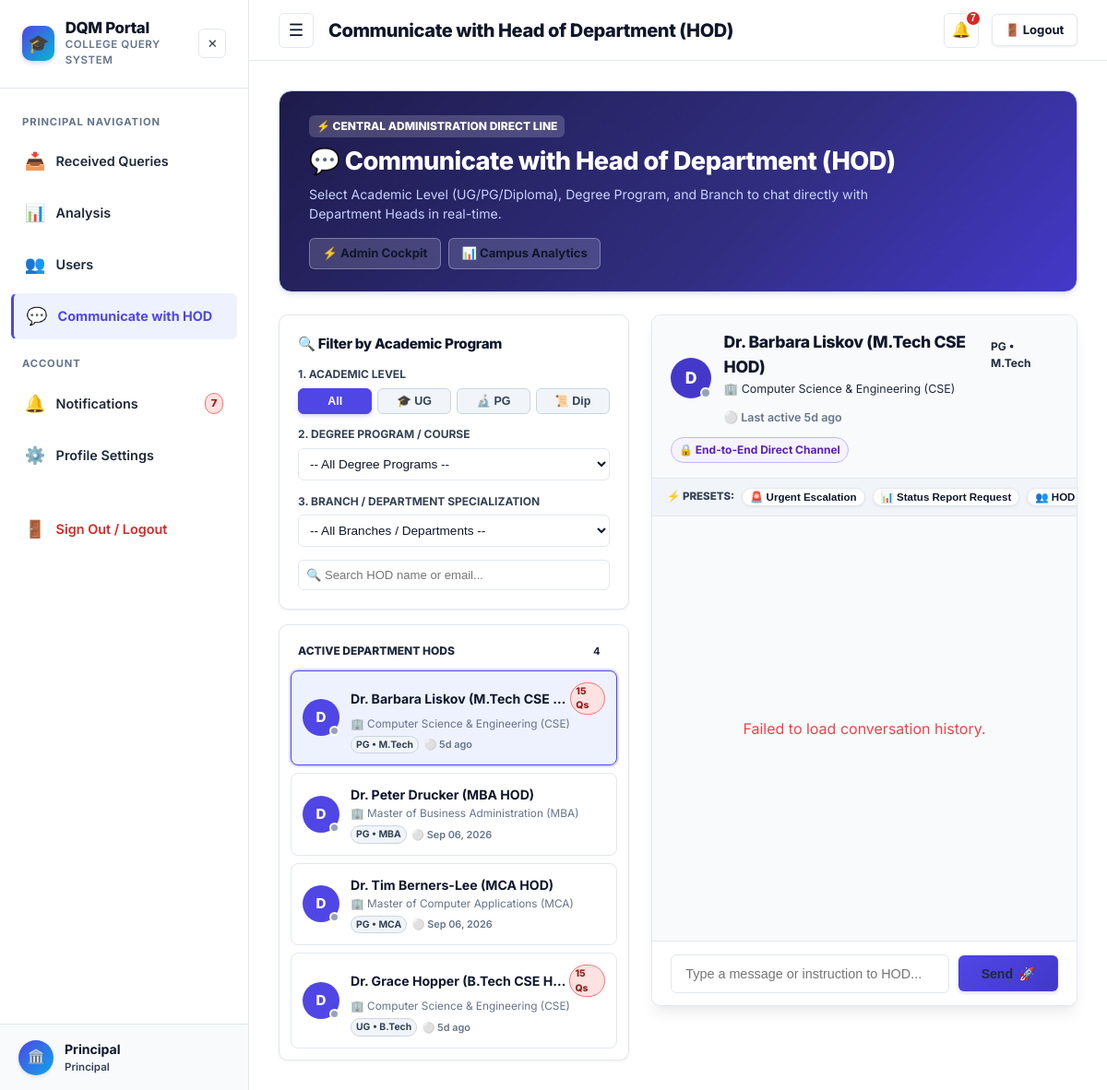
/admin/communicate-hod (signed in), run on an earlier commit of the app's database.
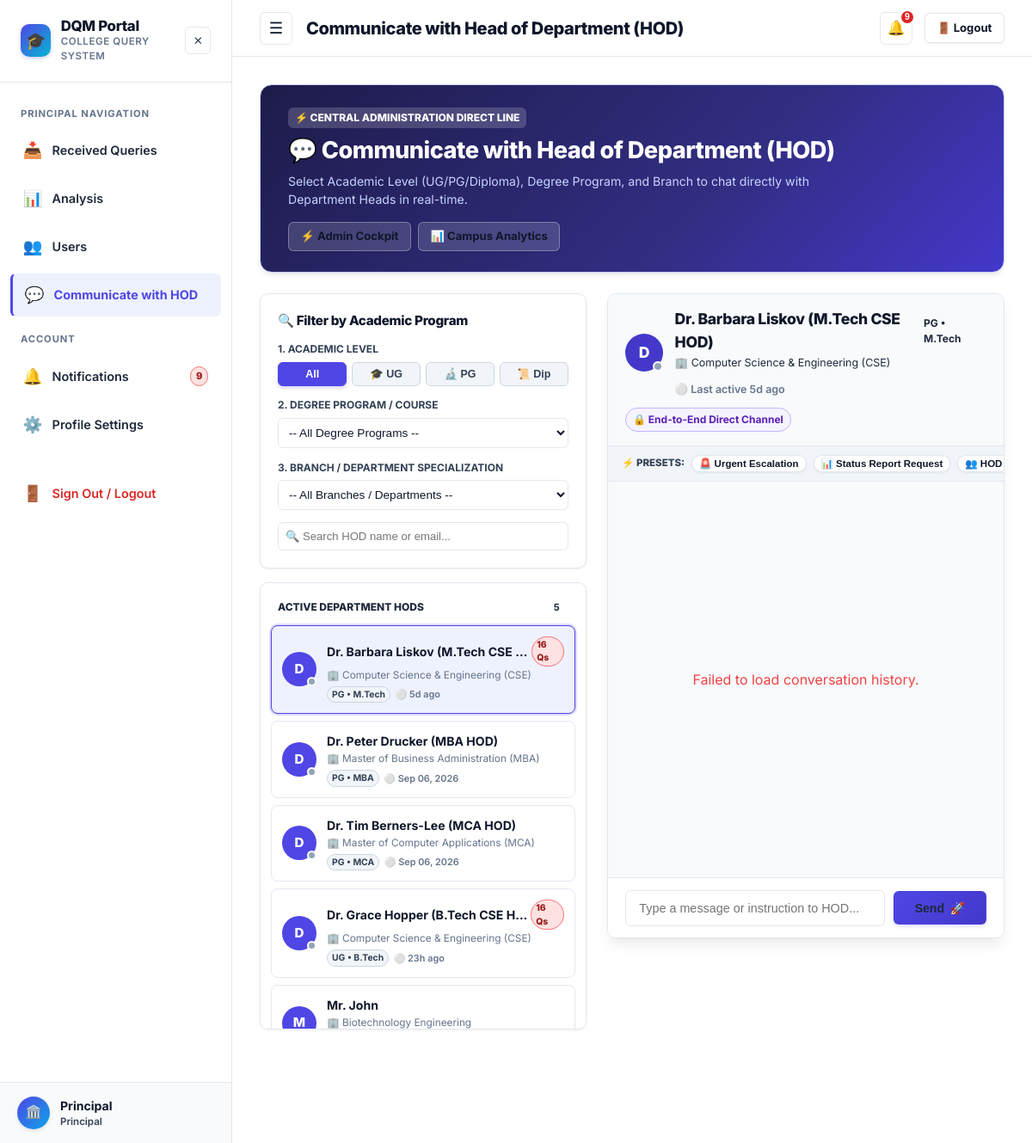
And on a later commit of the database.
### tables this page shows
CREATE TABLE users (
    id INTEGER PRIMARY KEY AUTOINCREMENT,
    name TEXT DEFAULT 'Anonymous User',
    email TEXT NOT NULL UNIQUE,
    password_hash TEXT NOT NULL,
    role TEXT NOT NULL DEFAULT 'student',
    level TEXT,
    department TEXT,
    course TEXT,
    year INTEGER,
    phone TEXT,
    roll_no TEXT,
    designation TEXT,
    is_active INTEGER DEFAULT 1,
    last_active_at TIMESTAMP DEFAULT CURRENT_TIMESTAMP,
    created_at TIMESTAMP DEFAULT CURRENT_TIMESTAMP
);

### app.py (the view)
@app.route('/admin/communicate-hod')
@login_required
@role_required(['admin', 'principal'])
def admin_communicate_hod():
    db = get_db()
    hod_rows = db.execute("""
        SELECT u.id, u.name, u.email, u.level, u.course, u.department, u.designation, u.last_active_at,
               (SELECT COUNT(*) FROM admin_hod_messages WHERE sender_id = u.id AND is_read = 0) as unread_count,
               (SELECT COUNT(*) FROM queries WHERE department = u.department AND status != 'Resolved') as pending_queries
        FROM users u
        WHERE u.role = 'hod' AND u.is_active = 1
        ORDER BY u.level ASC, u.course ASC, u.name ASC
    """).fetchall()
    hods = []
    for h in hod_rows:
        hods.append({
            'id': h['id'],
            'name': h['name'],
            'email': h['email'],
            'level': h['level'] or 'UG',
            'course': h['course'] or 'B.Tech',
            'department': h['department'] or 'General Department',
            'designation': h['designation'] or 'Head of Department (HOD)',
            'last_active_at': h['last_active_at'],
            'is_online': (h['id'] in ONLINE_USERS),
            'unread_count': h['unread_count'],
            'pending_queries': h['pending_queries']
        })
    return render_template(
        'admin_communicate_hod.html',
        hods=hods,
        academic_levels=Config.ACADEMIC_LEVELS,
        courses_branches=Config.COURSES_BRANCHES
    )

### app.py (called while the page is built)
@app.before_request
def track_user_activity():
    user = get_current_user()
    if user and user.get('id'):
        uid = user['id']
        if uid not in ONLINE_USERS:
            ONLINE_USERS[uid] = set()
        now_str = datetime.now().strftime('%Y-%m-%d %H:%M:%S')
        try:
            db = get_db()
            db.execute("UPDATE users SET last_active_at = ? WHERE id = ?", (now_str, uid))
            db.commit()
        except Exception:
            pass

def login_required(f):
    @wraps(f)
    def decorated_function(*args, **kwargs):
        user = get_current_user()
        if not user:
            session.clear()
            flash('Please log in to access this page.', 'warning')
            return redirect(url_for('login', next=request.url))
        return f(*args, **kwargs)
    return decorated_function

def get_current_user():
    if 'user_id' in session:
        db = get_db()
        user = db.execute('SELECT * FROM users WHERE id = ?', (session['user_id'],)).fetchone()
        if not user or not user['is_active']:
            session.clear()
            return None
        return dict(user)
    return None

### templates/admin_communicate_hod.html (shortened to what the changed rows need)
{% extends 'base.html' %}
{% block content %}
<div style="max-width: 1300px; margin: 0 auto;" id="adminHodDesk">
  <div class="hero-card" style="padding: 1.5rem 2rem; margin-bottom: 1.5rem; background: linear-gradient(135deg, #1e1b4b 0%, #312e81 60%, #4338ca 100%);">
    <div style="display: flex; justify-content: space-between; align-items: center; flex-wrap: wrap; gap: 1rem;">
      <div>
        <h1 style="font-size: 1.7rem; font-weight: 800; color: #ffffff; margin: 0 0 0.25rem 0;">
          💬 Communicate with Head of Department (HOD)
        </h1>
      </div>
    </div>
  </div>
  <div style="display: grid; grid-template-columns: 380px 1fr; gap: 1.5rem; align-items: start;">
    <div style="display: flex; flex-direction: column; gap: 1rem;">
      <div class="card" style="padding: 0.75rem; max-height: 520px; overflow-y: auto;">
        <div style="font-size: 0.75rem; font-weight: 800; color: var(--text-muted); text-transform: uppercase; padding: 0.25rem 0.5rem 0.5rem; display: flex; justify-content: space-between; align-items: center;">
          <span>Active Department HODs</span>
          <span id="hodCountBadge" class="badge badge-primary" style="font-size: 0.7rem;">{{ hods | length }}</span>
        </div>
        <div id="hodCardsList" style="display: flex; flex-direction: column; gap: 0.5rem;">
          {% for h in hods %}
          <div class="hod-card-item"
               data-id="{{ h.id }}"
               data-name="{{ h.name }}"
               data-email="{{ h.email }}"
               data-level="{{ h.level }}"
               data-course="{{ h.course }}"
               data-dept="{{ h.department }}"
               data-desig="{{ h.designation }}"
               data-online="{{ 'true' if h.is_online else 'false' }}"
               data-lastactive="{{ h.last_active_at | timeago if h.last_active_at else 'Recently' }}"
               onclick="selectHod({{ h.id }})"
               style="padding: 0.75rem; border-radius: 8px; border: 1px solid #e2e8f0; background: #ffffff; cursor: pointer; transition: all 0.2s; display: flex; align-items: center; gap: 0.75rem;">
            <div style="position: relative; flex-shrink: 0;">
              <div style="width: 40px; height: 40px; border-radius: 50%; background: #4f46e5; color: #ffffff; display: flex; align-items: center; justify-content: center; font-weight: 800; font-size: 0.95rem;">
                {{ h.name[:1] }}
              </div>
              <span class="user-presence-dot" data-user-id="{{ h.id }}" style="position: absolute; bottom: 0; right: 0; width: 11px; height: 11px; border-radius: 50%; border: 2px solid #fff; background: {% if h.is_online %}#16a34a{% else %}#94a3b8{% endif %};"></span>
            </div>
            <div style="flex-grow: 1; overflow: hidden;">
              <div style="display: flex; justify-content: space-between; align-items: center; margin-bottom: 2px;">
                <strong style="font-size: 0.88rem; color: #0f172a; white-space: nowrap; overflow: hidden; text-overflow: ellipsis; display: block;">
                  {{ h.name }}
                </strong>
                {% if h.pending_queries > 0 %}
                <span class="badge badge-urgent" style="font-size: 0.65rem; padding: 1px 5px;" title="{{ h.pending_queries }} unresolved queries in branch">
                  {{ h.pending_queries }} Qs
                </span>
                {% endif %}
              </div>
              <div style="font-size: 0.74rem; color: #64748b; white-space: nowrap; overflow: hidden; text-overflow: ellipsis; margin-bottom: 3px;">
                🏢 {{ h.department }}
              </div>
              <div style="display: flex; gap: 0.35rem; align-items: center; flex-wrap: wrap;">
                <span class="badge badge-sm badge-low" style="font-size: 0.65rem; padding: 1px 5px;">
                  {{ h.level }} • {{ h.course }}
                </span>
                <span class="user-presence-text" data-user-id="{{ h.id }}" style="font-size: 0.68rem; font-weight: 600; color: {% if h.is_online %}#16a34a{% else %}#64748b{% endif %};">
                  {% if h.is_online %}🟢 Online{% else %}⚪ {{ h.last_active_at | timeago if h.last_active_at else 'Offline' }}{% endif %}
                </span>
              </div>
            </div>
          </div>
          {% endfor %}
        </div>
      </div>
    </div>
    <div class="card" style="padding: 0; overflow: hidden; display: flex; flex-direction: column; height: 750px; background: #ffffff; border: 1px solid #e2e8f0; box-shadow: var(--shadow-md);">
      <div id="activeHodHeader" style="padding: 1rem 1.25rem; background: #f8fafc; border-bottom: 1px solid #e2e8f0; display: flex; justify-content: space-between; align-items: center; flex-wrap: wrap; gap: 0.75rem;">
        <div style="display: flex; align-items: center; gap: 0.85rem;">
          <div>
            <div style="display: flex; align-items: center; gap: 0.5rem;">
              <h2 id="activeHodName" style="font-size: 1.1rem; font-weight: 800; color: #0f172a; margin: 0;">
              </h2>
            </div>
          </div>
        </div>
      </div>
    </div>
  </div>
</div>
{% endblock %}

### templates/base.html (shortened to what the changed rows need)
<!DOCTYPE html>
<html lang="en">
<head>
  <link rel="stylesheet" href="{{ url_for('static', filename='css/style.css') }}">
</head>
<body data-user-role="{{ current_user.role if current_user else '' }}" data-user-dept="{{ current_user.department if current_user else '' }}" data-user-id="{{ current_user.id if current_user else '' }}">
  <div class="app-container">
    {% if current_user %}
    <aside class="sidebar" id="appSidebar">
      <div class="sidebar-header">
        <a href="{{ url_for('index') }}" class="sidebar-brand-wrapper" style="text-decoration: none; color: inherit;">
          <div class="sidebar-brand">
            <h2>DQM Portal</h2>
          </div>
        </a>
      </div>
      <nav class="sidebar-nav">
        <a href="{{ url_for('notifications') }}" class="nav-item {% if request.endpoint == 'notifications' %}active{% endif %}">
          <span class="icon">🔔</span> Notifications
          {% if unread_notifications_count > 0 %}
          <span class="badge badge-urgent" style="margin-left: auto; padding: 2px 6px; font-size: 0.7rem;">{{ unread_notifications_count }}</span>
          {% endif %}
        </a>
      </nav>
    </aside>
    {% endif %}
    <div class="main-content">
      {% if current_user %}
      <header class="topbar">
        <div class="topbar-right">
          <div class="notif-wrapper">
            <button class="notif-btn" id="notifBtn" aria-label="Notifications" title="Notifications">
              🔔
              {% if unread_notifications_count > 0 %}
              <span class="notif-badge">{{ unread_notifications_count }}</span>
              {% endif %}
            </button>
          </div>
        </div>
      </header>
      {% endif %}
      <main class="page-body">
        {% block content %}{% endblock %}
      </main>
    </div>
  </div>
</body>
</html>

What changed in the data, as far as the page shows it:
changed users "5d ago": pending_queries "15" → "16"
changed users "UG": pending_queries "15" → "16"; last_active_at "5d ago" → "23h ago"
added users: name "M", name "Mr. John", department "Biotechnology Engineering"
Also different on the page:
{{ unread_notifications_count }}: "7" → "9"
{{ hods | length }}: "4" → "5"
